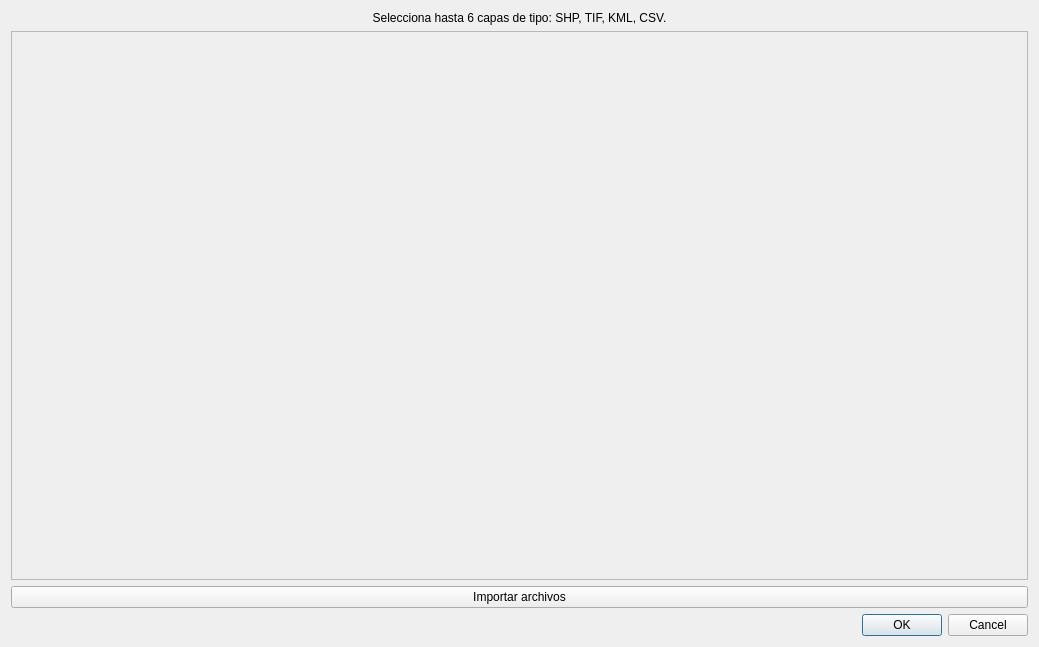
<?xml version="1.0" encoding="UTF-8"?>
<ui version="4.0">
 <class>AddLayersDialogBase</class>
 <widget class="QDialog" name="AddLayersDialogBase">
  <property name="geometry">
   <rect>
    <x>0</x>
    <y>0</y>
    <width>1039</width>
    <height>647</height>
   </rect>
  </property>
  <property name="windowTitle">
   <string>Add Layers</string>
  </property>
  <layout class="QGridLayout" name="gridLayout_3">
   <item row="2" column="2">
    <layout class="QGridLayout" name="gridLayout" rowstretch="0,0">
     <item row="1" column="0">
      <layout class="QVBoxLayout" name="verticalLayout">
       <item>
        <widget class="QScrollArea" name="scrollArea">
         <property name="widgetResizable">
          <bool>true</bool>
         </property>
         <widget class="QWidget" name="widget">
          <property name="geometry">
           <rect>
            <x>0</x>
            <y>0</y>
            <width>1015</width>
            <height>541</height>
           </rect>
          </property>
          <layout class="QGridLayout" name="gridLayout_4">
           <item row="0" column="0">
            <layout class="QGridLayout" name="gridLayout_2"/>
           </item>
          </layout>
         </widget>
        </widget>
       </item>
       <item>
        <widget class="QPushButton" name="pushButton">
         <property name="text">
          <string>Importar archivos</string>
         </property>
        </widget>
       </item>
       <item>
        <widget class="QDialogButtonBox" name="button_box">
         <property name="orientation">
          <enum>Qt::Horizontal</enum>
         </property>
         <property name="standardButtons">
          <set>QDialogButtonBox::Cancel|QDialogButtonBox::Ok</set>
         </property>
        </widget>
       </item>
      </layout>
     </item>
     <item row="0" column="0">
      <widget class="QLabel" name="headerText">
       <property name="text">
        <string>Selecciona hasta 6 capas de tipo: SHP, TIF, KML, CSV.</string>
       </property>
       <property name="alignment">
        <set>Qt::AlignCenter</set>
       </property>
      </widget>
     </item>
    </layout>
   </item>
  </layout>
 </widget>
 <resources/>
 <connections>
  <connection>
   <sender>button_box</sender>
   <signal>accepted()</signal>
   <receiver>AddLayersDialogBase</receiver>
   <slot>accept()</slot>
   <hints>
    <hint type="sourcelabel">
     <x>20</x>
     <y>20</y>
    </hint>
    <hint type="destinationlabel">
     <x>20</x>
     <y>20</y>
    </hint>
   </hints>
  </connection>
  <connection>
   <sender>button_box</sender>
   <signal>rejected()</signal>
   <receiver>AddLayersDialogBase</receiver>
   <slot>reject()</slot>
   <hints>
    <hint type="sourcelabel">
     <x>20</x>
     <y>20</y>
    </hint>
    <hint type="destinationlabel">
     <x>20</x>
     <y>20</y>
    </hint>
   </hints>
  </connection>
 </connections>
</ui>
